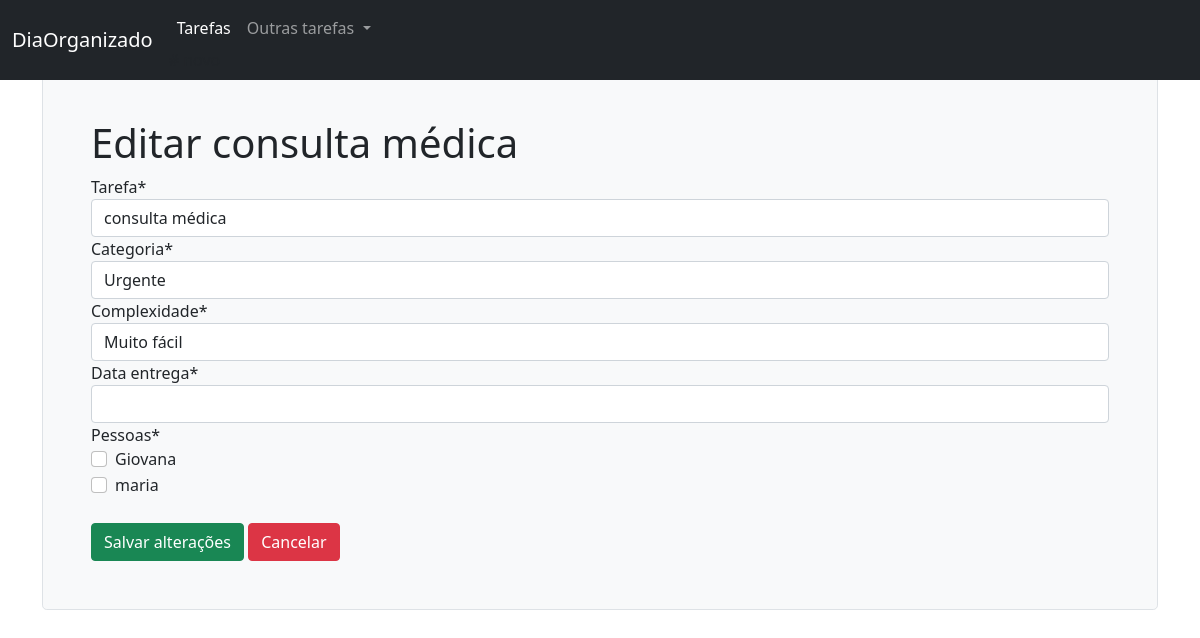
Page /tarefas/3/editar/ on the earlier database version.
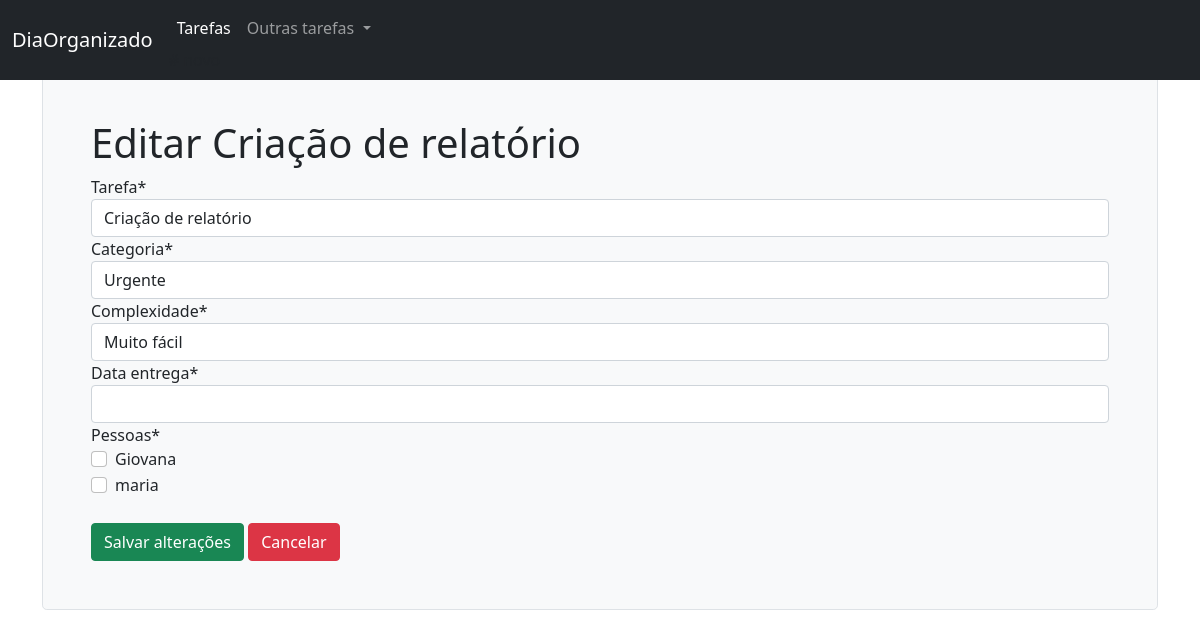
Same page on the later database version.
### tarefas/models.py (models this page shows, shortened)
class Tarefa(models.Model):
    OPCOES_STATUS = (
        ('concluído', 'Concluído'),
        ('pendente', 'Pendente'),
        ('adiado', 'Adiado'),
    )
    OPCOES_CATEGORIA = (
        ('urgente', 'Urgente'),
        ('importante', 'Importante'),
        ('precisa ser feito', 'Precisa ser feito'),
    )
    OPCOES_COMPLEXIDADE = (
        ('muito fácil', 'Muito fácil'),
        ('fácil', 'Fácil'),
        ('regular', 'Regular'),
        ('complexo', 'Complexo'),
        ('muito complexo', 'Muito complexo'),
    )
    descricao = models.CharField("descrição", max_length=400)
    criacao = models.DateField("criacao", auto_now_add=True)
    categoria = models.CharField("categoria", max_length=25,
                                 choices=OPCOES_CATEGORIA,
                                 default='importante')
    status = models.CharField("status", max_length=25, choices=OPCOES_STATUS,
                             default='pendente')
    data_entrega = models.DateField("data_entrega", auto_now_add=False, blank=False,
                                     null=True, default=None) #formato igual a: aaaa/mm/dd
    complexidade = models.CharField("complexidade", max_length=25, blank=True, null=True,
                                    choices=OPCOES_COMPLEXIDADE)
    pessoas = models.ManyToManyField(Pessoa)
    class Meta:
        db_table= 'tarefa'
        verbose_name = "Tarefa"
        verbose_name_plural = "Tarefas"

### tarefas/views.py (the view)
# urls.py: path('<int:tarefa_id>/editar/', views.editar_tarefa, name='editar_tarefa'),
def editar_tarefa(request, tarefa_id):
    tarefa = get_object_or_404(Tarefa, id=tarefa_id)
    if request.method == 'POST':
        form = EditarTarefaForm(request.POST)
        if form.is_valid():
            cd = form.cleaned_data
            tarefa.descricao = cd['tarefa']
            tarefa.categoria = cd['categoria']
            tarefa.complexidade = cd['complexidade']
            tarefa.save()
            return redirect('tarefas_pendentes_list')
    else:
        form = EditarTarefaForm(initial={'tarefa':tarefa.descricao, 'categoria':tarefa.categoria})
    return render(request, 'tarefas/editar_tarefa.html', {'tarefa':tarefa, 'form':form})

### tarefas/forms.py
class EditarTarefaForm(forms.Form):
    OPCOES_CATEGORIA = (
        ('urgente', 'Urgente'),
        ('importante', 'Importante'),
        ('precisa ser feito', 'Precisa ser feito')
    )
    OPCOES_COMPLEXIDADE = (
        ('muito fácil', 'Muito fácil'),
        ('fácil', 'Fácil'),
        ('regular', 'Regular'),
        ('complexo', 'Complexo'),
        ('muito complexo', 'Muito complexo'),
    )
    tarefa = forms.CharField(max_length=400)
    categoria = forms.ChoiceField(choices=OPCOES_CATEGORIA)
    complexidade = forms.ChoiceField(choices=OPCOES_COMPLEXIDADE)
    data_entrega = forms.DateField()  #formato igual a: aaaa/mm/dd
    pessoas = forms.ModelMultipleChoiceField(
                       widget = forms.CheckboxSelectMultiple,
                       queryset = Pessoa.objects.all()
               )

### tarefas/models.py (called while the page is built)
    def __str__(self) -> str:
        return self.nome

### tarefas/templates/tarefas/editar_tarefa.html (shortened to what this page needs)
{% extends 'base.html' %}
{% load crispy_forms_tags %}
{% block content %}
  <div class="h-100 p-5 bg-light border rounded-3">
    <h1>Editar {{ tarefa.descricao }}</h1>
    <form method="post">
      {{ form|crispy }}
      <br>
      <input class="btn btn-success" type="submit" value="Salvar alterações">
      <a class="btn btn-danger" href="{% url 'tarefas_pendentes_list' %}">Cancelar</a>
    </form>
  </div>
{% endblock %}

Differences in the rows shown:
changed Tarefa: descricao "consulta médica" → "Criação de relatório"
Other differences:
form field tarefa: "consulta médica" → "Criação de relatório"
